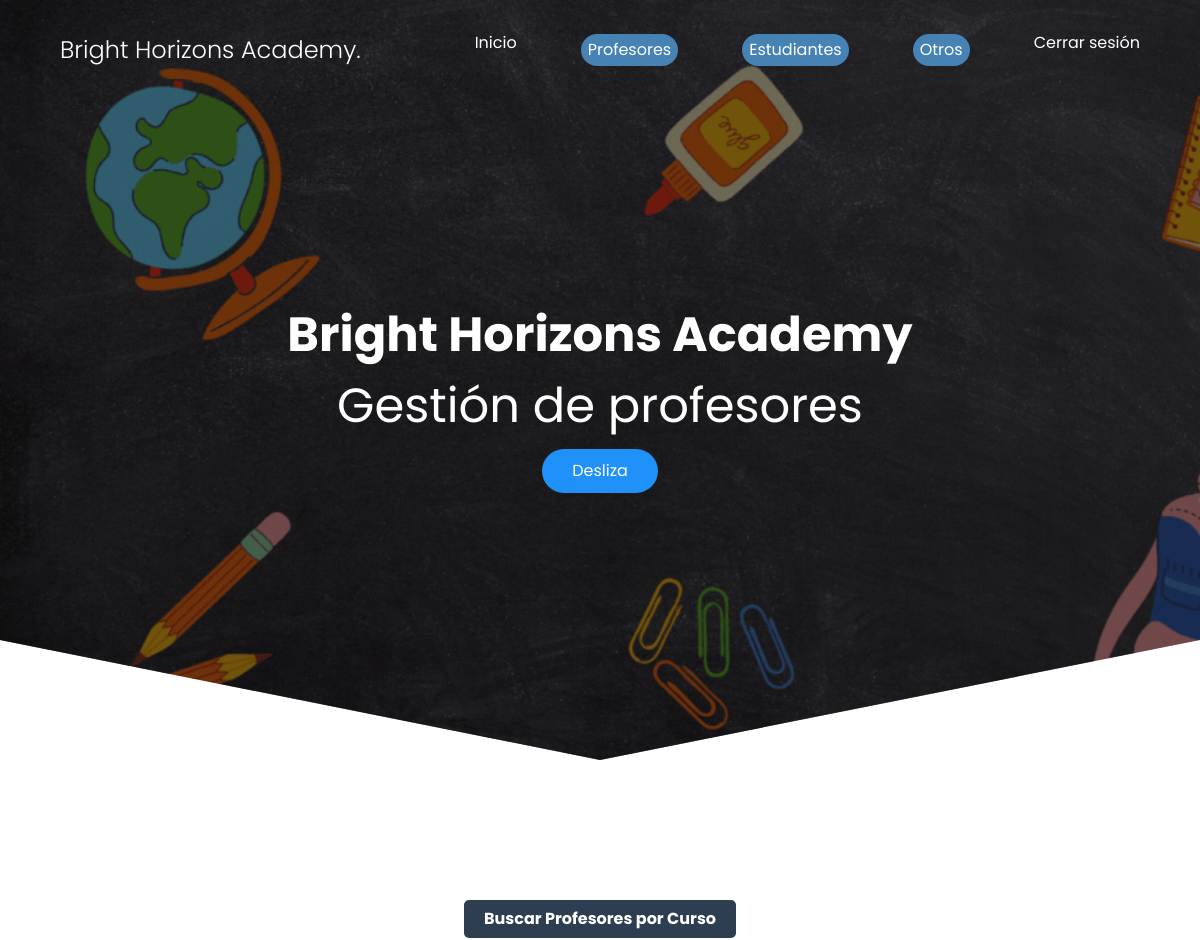
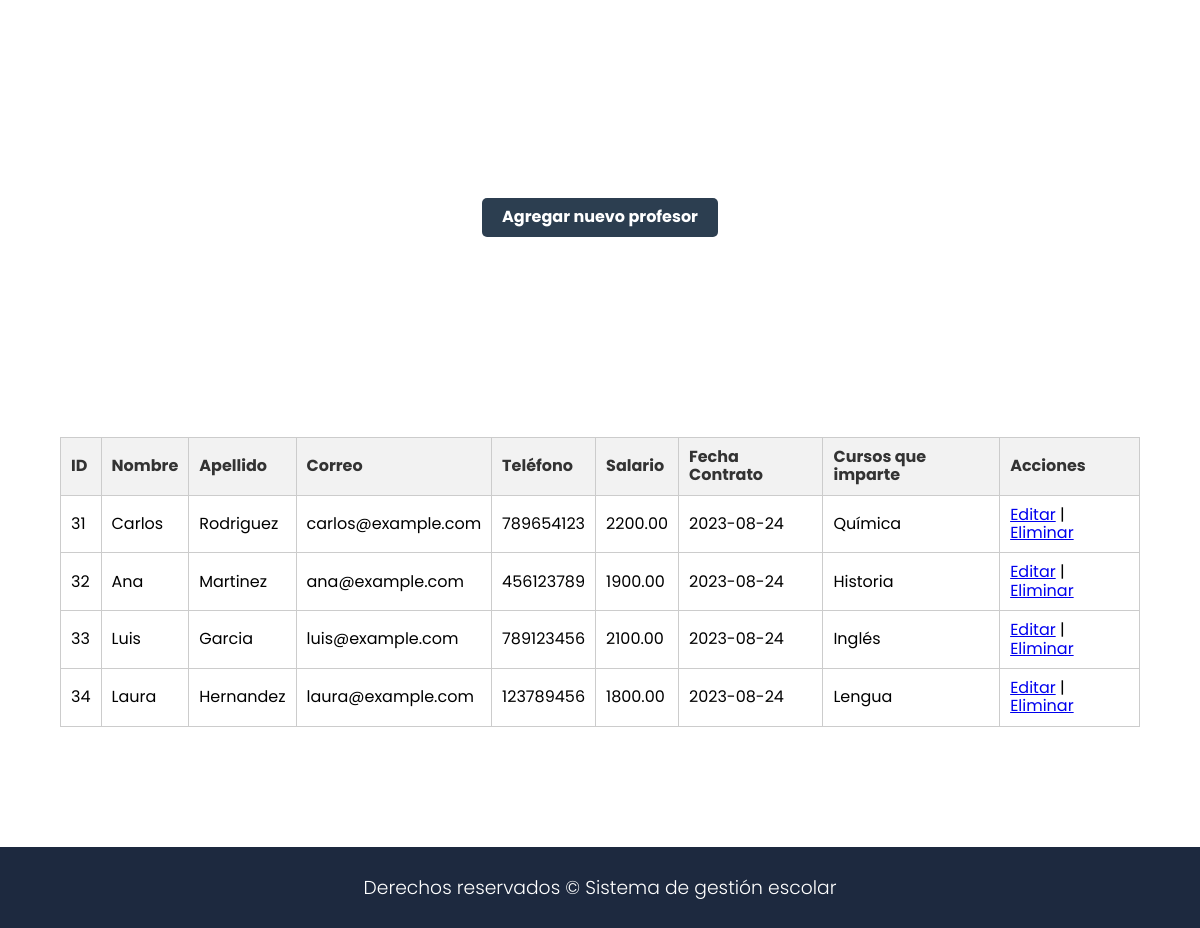
/view/secambioname.php (signed in), run on the app's committed database (2 pictures, top to bottom).
### tables this page shows
CREATE TABLE IF NOT EXISTS `profesores` (
  `id` int NOT NULL AUTO_INCREMENT,
  `nombre` varchar(100) DEFAULT NULL,
  `apellido` varchar(100) DEFAULT NULL,
  `correo` varchar(100) DEFAULT NULL,
  `telefono` varchar(15) DEFAULT NULL,
  `salario` decimal(10,2) DEFAULT NULL,
  `fecha_contrato` date DEFAULT NULL,
  `cursos` varchar(255) DEFAULT NULL,
  `cursos_id` int DEFAULT NULL,
  PRIMARY KEY (`id`)
);

### view/secambioname.php (the view, shortened to what this page needs)
<!DOCTYPE html>
<html lang="en">
<head>
    <link rel="stylesheet" href="../resources/css/normalize.css">
    <link rel="stylesheet" href="../resources/css/style.css">
    <link rel="stylesheet" href="../resources/css/em2.css">
    <link rel="stylesheet" href="../resources/css/style2.css">
</head>
<body>
    <header class="hero">
        <nav class="nav container">
            <div class="nav__logo">
                <h2 class="nav__title">Bright Horizons Academy.</h2>
            </div>
            <ul class="nav__link nav__link--menu">
                <li class="nav__items">
                    <a href="../view/admin.php" class="nav__links">Inicio</a>
                </li>
                <li class="option">
                    <a><button class="nav__dropdown-toggle">Profesores</button></a>
                </li>
                <li class="option">
                    <a><button class="nav__dropdown-toggle2">Estudiantes</button></a>
                </li>
                <li class="option">
                    <a><button class="nav__dropdown-toggle3">Otros</button></a>
                </li>
                <li class="nav__items">
                    <a href="login.html" class="nav__links">Cerrar sesión</a>
                </li>
            </ul>
        </nav>
        <section class="hero__container container">
            <h1 class="hero__title">Bright Horizons Academy</h1>
            <p class="hero__title">Gestión de profesores</p>
            <a href="#" class="cta">Desliza</a>
        </section>
    </header>
    <section class="container">
        <div id="centrado2">
            <button id="botonagregar2">Buscar Profesores por Curso</button>
        </div>
    </section>
    <section class="container">
        <div id="centrado">
            <button id="botonagregar">Agregar nuevo profesor</button>
        </div>
    </section>
    <section id="lista-profesores" class="container">
        <?php
        require '../models/db_connection.php';
        $query = "SELECT * FROM profesores";
        $result = mysqli_query($con, $query);
        echo "<table border='1'>
                <tr>
                    <th>ID</th>
                    <th>Nombre</th>
                    <th>Apellido</th>
                    <th>Correo</th>
                    <th>Teléfono</th>
                    <th>Salario</th>
                    <th>Fecha Contrato</th>
                    <th>Cursos que imparte</th>
                    <th>Acciones</th>
                </tr>";
        while ($row = mysqli_fetch_array($result)) {
            echo "<tr>";
            echo "<td>" . $row['id'] . "</td>";
            echo "<td>" . $row['nombre'] . "</td>";
            echo "<td>" . $row['apellido'] . "</td>";
            echo "<td>" . $row['correo'] . "</td>";
            echo "<td>" . $row['telefono'] . "</td>";
            echo "<td>" . $row['salario'] . "</td>";
            echo "<td>" . $row['fecha_contrato'] . "</td>";
            echo "<td>" . $row['cursos'] . "</td>";
            echo "<td><a href='../controllers/profesores/editar.php?id=" . $row['id'] . "'>Editar</a> | <a href='../controllers/profesores/eliminar.php?id=" . $row['id'] . "'>Eliminar</a></td>";
            echo "</tr>";
        }
        echo "</table>";
        ?>
    </section>
    <footer class="footer">
        <section class="footer__copy container">
            <h3 class="footer__copyright">Derechos reservados &copy; Sistema de gestión escolar</h3>
        </section>
    </footer>
</body>
</body>
</html>

### resources/css/style.css (style rules this page uses)
:root { --padding-container: 100px 0; --color-title: #001A49; }
body { font-family: 'Poppins', sans-serif; }
.container { width: 90%; max-width: 1200px; margin: 0 auto; overflow: hidden; padding: var(--padding-container); }
.hero { width: 100%; height: 100vh; min-height: 600px; max-height: 800px; position: relative; display: grid; grid-template-rows: 100px 1fr; color: #fff; }
.hero::before { content: ""; position: absolute; top: 0; left: 0; width: 100%; height: 100%; background-image: linear-gradient(180deg, #0000008c 0%, #0000008c 100%), url('../img/fondohead.gif'); background-size: cover; clip-path: polygon(0 0, 100% 0, 100% 80%, 50% 95%, 0 80%); z-index: -1; }
.nav { --padding-container: 0; height: 100%; display: flex; align-items: center; }
.nav__title { font-weight: 300; }
.nav__link { margin-left: auto; padding: 0; display: flex; gap: 4em; }
.nav__items { list-style: none; text-align: center; }
.option { list-style: none; text-align: justify; }
.nav__links { color: #fff; text-decoration: none; position: relative; }
.nav__links::after { content: ""; position: absolute; bottom: -2px; height: 2px; width: 100%; left: 0; background-color: #ffffff; transition: 0.3s; transition-timing-function: ease-in-out; transform: scaleX(0); }
.nav__dropdown-toggle { border-radius: 16px; border: #ffffff91; background-color: #4682B4; padding: 7px; cursor: pointer; position: relative; }
.nav__dropdown-toggle:before { content:""; position: absolute; top: 0px; left: 0px; width: 0px; height: 100%; background: rgba(255, 255, 255, 0.144); transition: all 1s ease; border-radius: 14px; }
.nav__dropdown-toggle2 { border-radius: 16px; border: #ffffff91; background-color: #4682B4; padding: 7px; cursor: pointer; position: relative; }
.nav__dropdown-toggle2:before { content:""; position: absolute; top: 0px; left: 0px; width: 0px; height: 100%; background: rgba(255, 255, 255, 0.144); transition: all 1s ease; border-radius: 14px; }
.nav__dropdown-toggle3 { border-radius: 16px; border: #ffffff91; background-color: #4682B4; padding: 7px; cursor: pointer; position: relative; }
.nav__dropdown-toggle3:before { content:""; position: absolute; top: 0px; left: 0px; width: 0px; height: 100%; background: rgba(255, 255, 255, 0.144); transition: all 1s ease; border-radius: 14px; }
.hero__container { max-width: 800px; --padding-container: 0; display: grid; grid-auto-rows: max-content; align-content: center; gap: 1em; padding-bottom: 100px; text-align: center; }
.hero__title { color: white; font-size: 3rem; }
.cta { display: inline-block; background-color: #2091F9; justify-self: center; color: #fff; text-decoration: none; padding: 13px 30px; border-radius: 32px; }
.footer { background-color: #1D293F; }
.footer__copy { --padding-container: 30px 0; text-align: center; color: #fff; }
.footer__copyright { font-weight: 300; }
table { width: 100%; border-collapse: collapse; margin-bottom: 20px; }
table, th, td { border: 1px solid #ccc; padding: 10px; text-align: left; }
th { background-color: #f2f2f2; color: #333; font-weight: bold; }

### resources/css/em2.css (style rules this page uses)
#botonagregar { display: inline; padding: 10px 20px; font-size: 16px; font-weight: bold; text-decoration: none; background-color: #2c3e50; color: #fff; border: none; border-radius: 5px; cursor: pointer; transition: background-color 0.3s, color 0.3s, box-shadow 0.3s; }
#botonagregar2 { display: inline; padding: 10px 20px; font-size: 16px; font-weight: bold; text-decoration: none; background-color: #2c3e50; color: #fff; border: none; border-radius: 5px; cursor: pointer; transition: background-color 0.3s, color 0.3s, box-shadow 0.3s; }
#centrado { display: flex; justify-content: center; align-items: center; }
#centrado2 { display: flex; justify-content: center; align-items: center; }

### resources/css/style2.css (style rules this page uses)
* { font-family: 'Poppins', sans-serif; }
button { padding: 10px 15px; background-color: #007bff; color: #fff; border: none; border-radius: 5px; cursor: pointer; transition: background-color 0.3s ease; }

### data on the page
profesores: id "31", nombre "Carlos", apellido "Rodriguez", correo "carlos@example.com", telefono "789654123", salario "2200.00", fecha_contrato "2023-08-24", cursos "Química"
profesores: id "32", nombre "Ana", apellido "Martinez", correo "ana@example.com", telefono "456123789", salario "1900.00", fecha_contrato "2023-08-24", cursos "Historia"
profesores: id "33", nombre "Luis", apellido "Garcia", correo "luis@example.com", telefono "789123456", salario "2100.00", fecha_contrato "2023-08-24", cursos "Inglés"
profesores: id "34", nombre "Laura", apellido "Hernandez", correo "laura@example.com", telefono "123789456", salario "1800.00", fecha_contrato "2023-08-24", cursos "Lengua"
